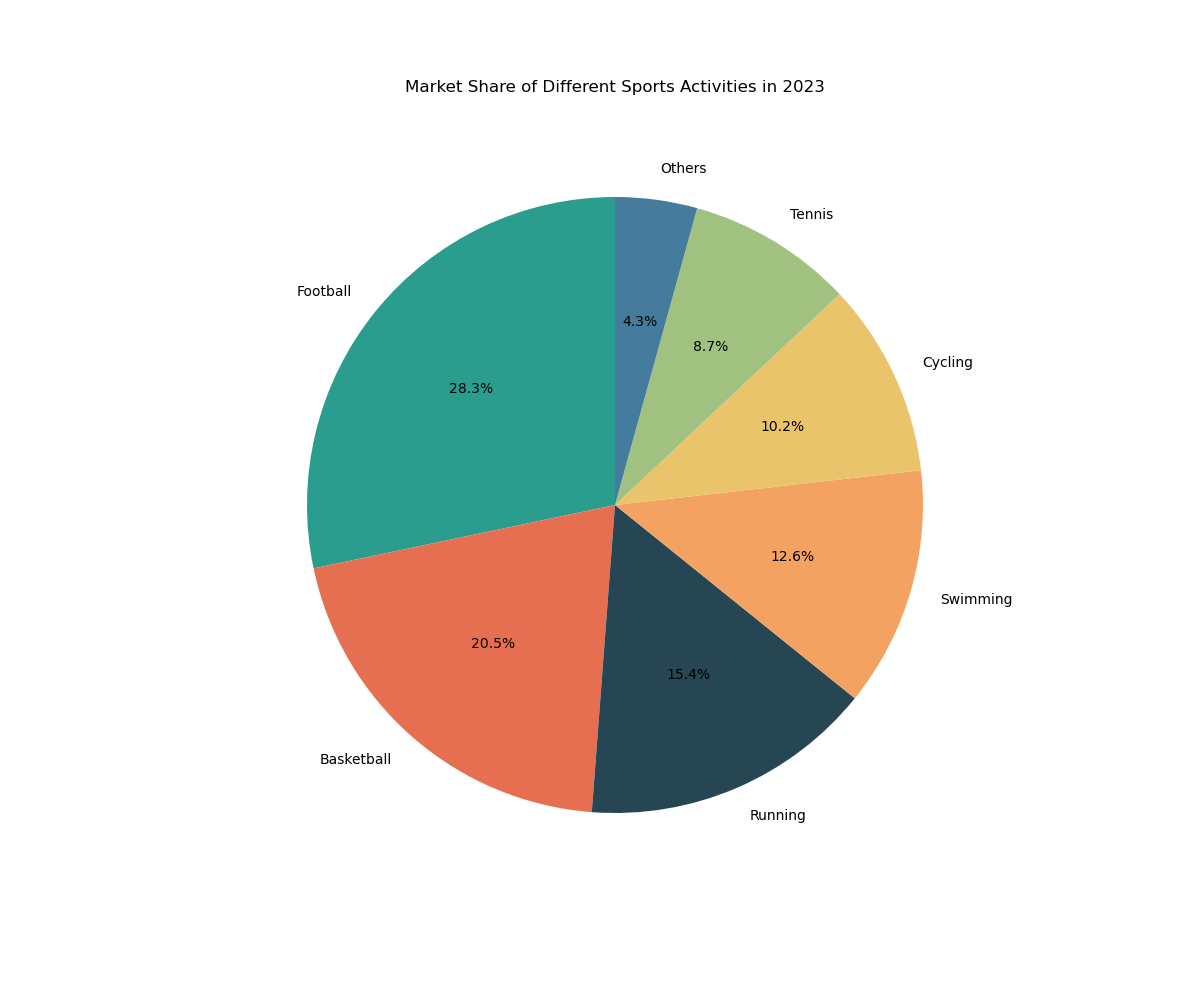

The Python source for this figure:

import matplotlib.pyplot as plt

# Data points
sports = ['Football', 'Basketball', 'Running', 'Swimming', 'Cycling', 'Tennis', 'Others']
market_share = [28.3, 20.5, 15.4, 12.6, 10.2, 8.7, 4.3]
colors = ['#2a9d8f', '#e76f51', '#264653', '#f4a261', '#e9c46a', '#a1c181', '#457b9d']

# Create a pie chart
plt.figure(figsize=(12, 10))
plt.pie(market_share, labels=sports, colors=colors, autopct='%1.1f%%', startangle=90)

# Chart title
plt.title('Market Share of Different Sports Activities in 2023', pad=20)

# Display the chart
plt.show()
